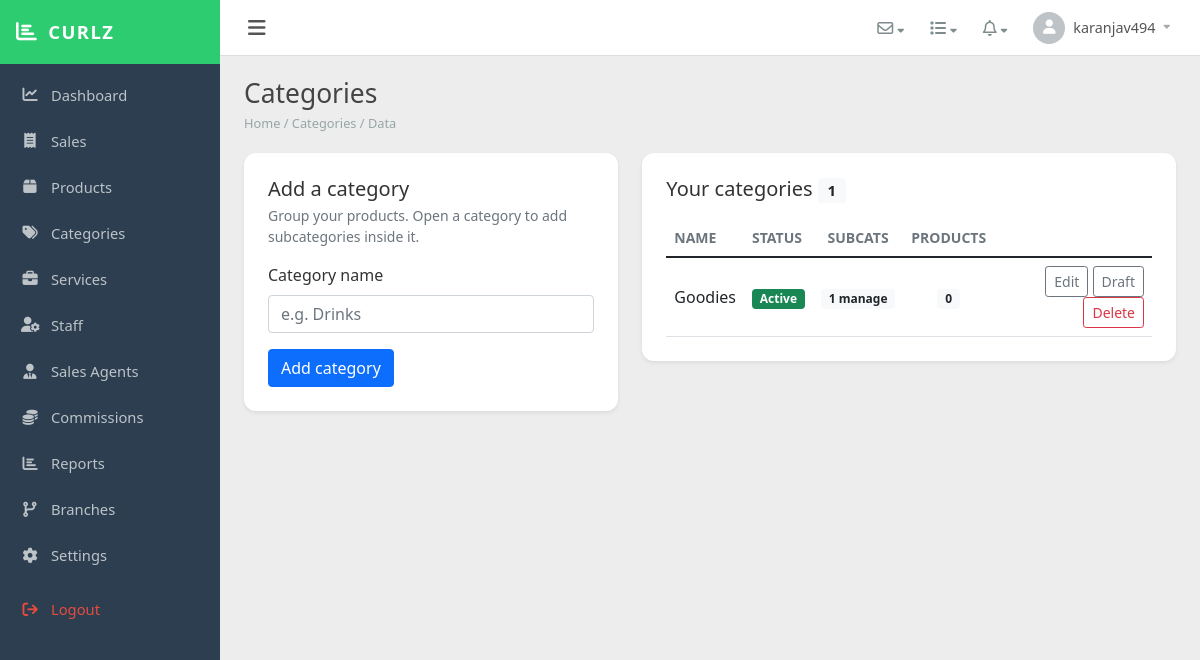
The page /public/super/categories/index.php (signed in) on the database its author committed.
### tables this page shows
CREATE TABLE `categories` (
  `id` int(11) NOT NULL,
  `tenant_id` int(11) NOT NULL,
  `name` varchar(120) NOT NULL,
  `status` enum('active','draft') NOT NULL DEFAULT 'active',
  `created_at` datetime NOT NULL DEFAULT current_timestamp(),
  `updated_at` datetime NOT NULL DEFAULT current_timestamp() ON UPDATE current_timestamp()
);

### app/app.php (called while the page is built, shortened)
<?php
spl_autoload_register(function ($class) {
    foreach (['Models\\' => '/app/models/', 'Controllers\\' => '/app/controllers/'] as $prefix => $dir) {
        if (strpos($class, $prefix) === 0) {
            $file = ROOT_PATH . $dir . substr($class, strlen($prefix)) . '.php';
            if (is_file($file)) { require_once $file; return; }
        }
    }
    foreach (['/app/helpers/', '/app/services/'] as $dir) {
        $file = ROOT_PATH . $dir . $class . '.php';
        if (is_file($file)) { require_once $file; return; }
    }
});

### app/helpers/TenantContext.php (called while the page is built, shortened)
<?php
class TenantContext
{
    private static ?int $tenantId = null;
    public static function boot(): void
    {
        self::$tenantId = $_SESSION['tenant_id']    ?? null;
    }
    public static function tenantId(): ?int { self::ensure(); return self::$tenantId; }
}

### app/models/Model.php (called while the page is built, shortened)
<?php
abstract class Model
{
    protected PDO $db;
    protected string $table;
    protected bool $tenantScoped = true;
    protected string $tenantColumn = 'tenant_id';
    public function __construct(?PDO $db = null)
    {
        $this->db = $db ?? \Database::pdo();
    }
    protected function scopeTenantId(): ?int
    {
        if (!$this->tenantScoped) {
            return null;
        }
        $tid = \TenantContext::tenantId();
        return $tid;
    }
    public function all(array $where = [], string $orderBy = 'id DESC'): array
    {
        $sql = "SELECT * FROM {$this->table}";
        $clauses = [];
        $params = [];
        if (($tid = $this->scopeTenantId()) !== null) {
            $clauses[] = "{$this->tenantColumn} = :tid";
            $params[':tid'] = $tid;
        }
        if ($clauses) {
            $sql .= ' WHERE ' . implode(' AND ', $clauses);
        }
        $sql .= ' ORDER BY ' . $orderBy;
        $stmt = $this->db->prepare($sql);
        $stmt->execute($params);
        return $stmt->fetchAll();
    }
}

### app/models/CategoryModel.php (called while the page is built, shortened)
<?php
class CategoryModel extends Model
{
    public function listWithCounts(): array
    {
        $cats = $this->all([], 'name ASC');
        $ids = array_column($cats, 'id');
        $in  = implode(',', array_fill(0, count($ids), '?'));
        $sub = $this->db->prepare("SELECT category_id, COUNT(*) c FROM subcategories WHERE category_id IN ($in) GROUP BY category_id");
        $sub->execute($ids);
        $subCounts = [];
        foreach ($sub->fetchAll() as $r) { $subCounts[(int) $r['category_id']] = (int) $r['c']; }
        $prd = $this->db->prepare("SELECT category_id, COUNT(*) c FROM products WHERE category_id IN ($in) GROUP BY category_id");
        $prd->execute($ids);
        $prdCounts = [];
        foreach ($prd->fetchAll() as $r) { $prdCounts[(int) $r['category_id']] = (int) $r['c']; }
        foreach ($cats as &$c) {
            $c['subcategory_count'] = $subCounts[(int) $c['id']] ?? 0;
        }
        return $cats;
    }
}

### public/super/categories/index.php (the view, shortened to what this page needs)
<?php
require_once __DIR__ . '/../../../app/app.php';
$pdo = Database::pdo();
$C = new Models\CategoryModel($pdo);
$error = '';   $old = '';
$editId  = (int) ($_GET['edit'] ?? 0);
$editRow = $editId > 0 ? $C->find($editId) : null;
if (!$editRow) { $editId = 0; }
$base    = '/Curlz/public/super/categories/';
$editUrl = $base . '?edit=';
$categories = $C->listWithCounts();
?>
<div class="row g-4">
  <div class="col-12 col-lg-5">
    <?php if (!$editRow): ?>
    <div class="card border-0 shadow-sm" style="border-radius:12px;">
      <div class="card-body p-4">
        <h2 class="h5 mb-1">Add a category</h2>
        <p class="text-muted small mb-3">Group your products. Open a category to add subcategories inside it.</p>
        <form method="post" novalidate>
          <div class="mb-3">
            <label class="form-label">Category name</label>
            <input name="name" class="form-control" placeholder="e.g. Drinks" value="<?php echo htmlspecialchars($old); ?>" required autofocus>
          </div>
          <button class="btn btn-primary">Add category</button>
        </form>
      </div>
    </div>
    <?php endif; ?>
  </div>
  <div class="col-12 col-lg-7">
    <div class="card border-0 shadow-sm" style="border-radius:12px;">
      <div class="card-body p-4">
        <h2 class="h5 mb-3">Your categories <span class="badge bg-light text-dark"><?php echo count($categories); ?></span></h2>
        <?php if (!$categories): ?>
          <div class="text-muted">No categories yet. Add your first one on the left.</div>
        <?php else: ?>
          <div class="table-responsive">
            <table class="table align-middle mb-0">
              <thead><tr class="text-muted small text-uppercase"><th>Name</th><th>Status</th><th class="text-center">Subcats</th><th class="text-center">Products</th><th></th></tr></thead>
              <tbody>
                <?php foreach ($categories as $c): $on = (int)$c['id'] === $editId; ?>
                <tr class="<?php echo $on ? 'table-active' : ''; ?>">
                  <td class="fw-semibold"><?php echo htmlspecialchars($c['name']); ?></td>
                  <td><?php echo $c['status'] === 'active' ? '<span class="badge bg-success">Active</span>' : '<span class="badge bg-secondary">Draft</span>'; ?></td>
                  <td class="text-center"><a href="<?php echo $editUrl . (int)$c['id']; ?>" class="badge bg-light text-dark text-decoration-none"><?php echo (int)$c['subcategory_count']; ?> manage</a></td>
                  <td class="text-center"><span class="badge bg-light text-dark"><?php echo (int)$c['product_count']; ?></span></td>
                  <td class="text-end">
                    <a class="btn btn-sm btn-outline-secondary" href="<?php echo $editUrl . (int)$c['id']; ?>">Edit</a>
                    <form method="post" class="d-inline">
                      <button class="btn btn-sm btn-outline-secondary"><?php echo $c['status'] === 'active' ? 'Draft' : 'Activate'; ?></button>
                    </form>
                    <form method="post" class="d-inline" onsubmit="return confirm('Delete this category?');">
                      <button class="btn btn-sm btn-outline-danger">Delete</button>
                    </form>
                  </td>
                </tr>
                <?php endforeach; ?>
              </tbody>
            </table>
          </div>
        <?php endif; ?>
      </div>
    </div>
  </div>
</div>
<?php
include __DIR__ . '/../../templates/tenants/layout.php';

### public/assets/css/curlz-dashboard.css (style rules this page uses)
:root { --cd-sidebar: #2c3e50; --cd-sidebar-dark: #243342; --cd-brand: #2ecc71; --cd-bg: #ededed; --cd-white: #fff; --cd-text: #333; --cd-muted: #95a5a6; --cd-header-h: 56px; }
body.cd-body { margin: 0; font-family: 'Segoe UI', Tahoma, Geneva, Verdana, sans-serif; background: var(--cd-bg); color: var(--cd-text); }

### rows shown on the page
categories: name "Goodies", status "Active", subcategory_count "1", product_count "0"

### other values the page prints
$item['label'] "Dashboard"
$item['label'] "Sales"
$item['label'] "Products"
$item['label'] "Categories"
$item['label'] "Services"
$item['label'] "Staff"
$item['label'] "Sales Agents"
$item['label'] "Commissions"
$item['label'] "Reports"
$item['label'] "Branches"
$item['label'] "Settings"
$username "karanjav494"
$page_title "Categories"
count($categories) "1"
